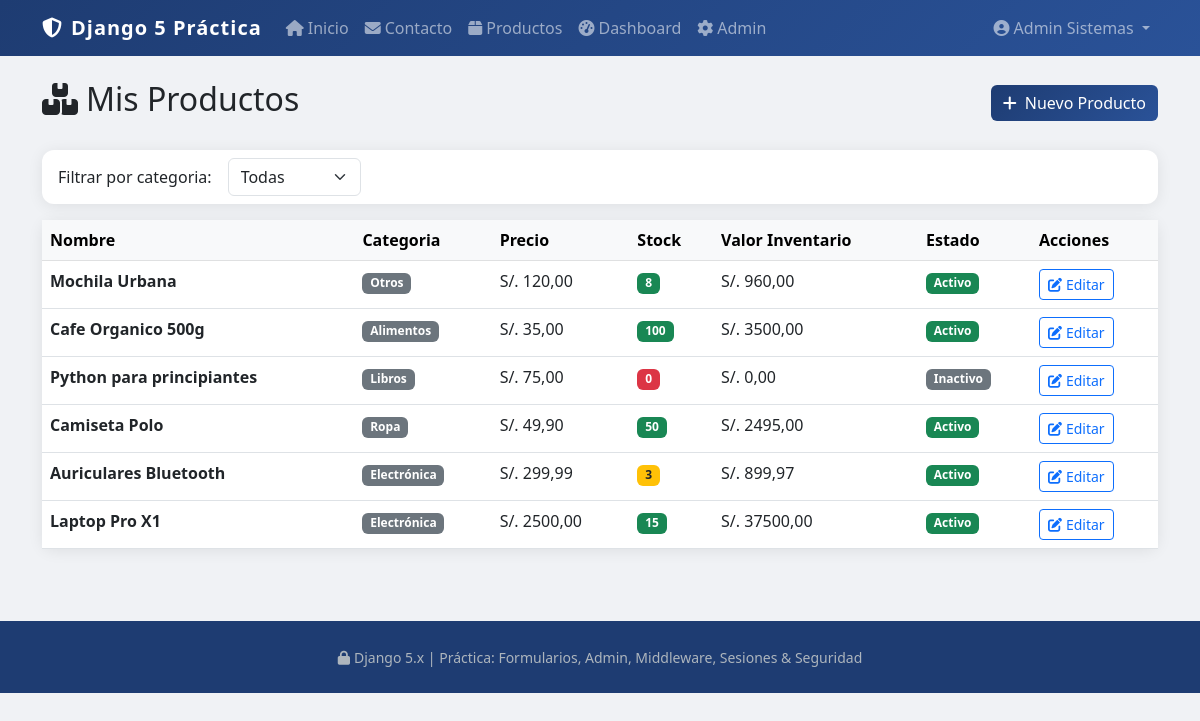
The page /productos/ (signed in) on the database its author committed.
### core/models.py (models this page shows, shortened)
class Producto(models.Model):
    CATEGORIA_CHOICES = [
        ('electronica', 'Electrónica'),
        ('ropa', 'Ropa'),
        ('alimentos', 'Alimentos'),
        ('libros', 'Libros'),
        ('otros', 'Otros'),
    ]
    nombre = models.CharField(max_length=150)
    descripcion = models.TextField(blank=True)
    precio = models.DecimalField(max_digits=10, decimal_places=2)
    stock = models.PositiveIntegerField(default=0)
    categoria = models.CharField(max_length=20, choices=CATEGORIA_CHOICES, default='otros')
    activo = models.BooleanField(default=True)
    fecha_creacion = models.DateTimeField(default=timezone.now)
    creado_por = models.ForeignKey(User, on_delete=models.SET_NULL, null=True, blank=True, related_name='productos')
    class Meta:
        verbose_name = 'Producto'
        verbose_name_plural = 'Productos'
        ordering = ['-fecha_creacion']
    @property
    def valor_inventario(self):
        return self.precio * self.stock

### core/views.py (the view)
# urls.py: path('productos/', views.lista_productos, name='lista_productos'),
@login_required
def lista_productos(request):
    productos = Producto.objects.filter(creado_por=request.user).order_by('-fecha_creacion')
    categoria = request.GET.get('categoria')
    if categoria:
        productos = productos.filter(categoria=categoria)
    return render(request, 'core/lista_productos.html', {
        'productos': productos,
        'categorias': Producto.CATEGORIA_CHOICES,
        'categoria_activa': categoria,
    })

### templates/core/lista_productos.html (shortened to what this page needs)
{% extends 'base.html' %}
{% block content %}
<div class="d-flex justify-content-between align-items-center mb-4">
    <h2><i class="fas fa-boxes me-2"></i>Mis Productos</h2>
    <a href="{% url 'crear_producto' %}" class="btn btn-primary"><i class="fas fa-plus me-2"></i>Nuevo Producto</a>
</div>
<div class="card mb-3">
    <div class="card-body py-2">
        <form method="get" class="d-flex gap-2 align-items-center">
            <label class="mb-0 me-2">Filtrar por categoria:</label>
            <select name="categoria" class="form-select w-auto" onchange="this.form.submit()">
                <option value="">Todas</option>
            </select>
        </form>
    </div>
</div>
{% if productos %}
<div class="card">
    <div class="card-body p-0">
        <table class="table table-hover mb-0">
            <thead class="table-light">
                <tr>
                    <th>Nombre</th><th>Categoria</th><th>Precio</th><th>Stock</th>
                    <th>Valor Inventario</th><th>Estado</th><th>Acciones</th>
                </tr>
            </thead>
            <tbody>
                {% for p in productos %}
                <tr>
                    <td class="fw-semibold">{{ p.nombre }}</td>
                    <td><span class="badge bg-secondary">{{ p.get_categoria_display }}</span></td>
                    <td>S/. {{ p.precio }}</td>
                    <td>
                        <span class="badge {% if p.stock == 0 %}bg-danger{% elif p.stock < 5 %}bg-warning text-dark{% else %}bg-success{% endif %}">
                            {{ p.stock }}
                        </span>
                    </td>
                    <td>S/. {{ p.valor_inventario }}</td>
                    <td>{% if p.activo %}<span class="badge bg-success">Activo</span>{% else %}<span class="badge bg-secondary">Inactivo</span>{% endif %}</td>
                    <td><a href="{% url 'editar_producto' p.pk %}" class="btn btn-sm btn-outline-primary"><i class="fas fa-edit me-1"></i>Editar</a></td>
                </tr>
                {% endfor %}
            </tbody>
        </table>
    </div>
</div>
{% else %}
<div class="card"><div class="card-body text-center py-5 text-muted">
    <i class="fas fa-box-open fa-3x mb-3"></i>
    <p class="mb-0">No hay productos{% if categoria_activa %} en esta categoria{% endif %}. <a href="{% url 'crear_producto' %}">Crea el primero!</a></p>
</div></div>
{% endif %}
{% endblock %}

### templates/base.html (shortened to what this page needs)
<!DOCTYPE html>
<html lang="es">
<head>
    <link href="https://cdn.jsdelivr.net/npm/bootstrap@5.3.0/dist/css/bootstrap.min.css" rel="stylesheet">
    <link href="https://cdnjs.cloudflare.com/ajax/libs/font-awesome/6.4.0/css/all.min.css" rel="stylesheet">
</head>
<body>
<nav class="navbar navbar-expand-lg navbar-dark">
    <div class="container">
        <a class="navbar-brand" href="{% url 'home' %}">
            <i class="fas fa-shield-alt me-2"></i>Django 5 Práctica
        </a>
        <div class="collapse navbar-collapse" id="navMenu">
            <ul class="navbar-nav me-auto">
                <li class="nav-item"><a class="nav-link" href="{% url 'home' %}"><i class="fas fa-home me-1"></i>Inicio</a></li>
                <li class="nav-item"><a class="nav-link" href="{% url 'contacto' %}"><i class="fas fa-envelope me-1"></i>Contacto</a></li>
                {% if user.is_authenticated %}
                <li class="nav-item"><a class="nav-link" href="{% url 'lista_productos' %}"><i class="fas fa-box me-1"></i>Productos</a></li>
                <li class="nav-item"><a class="nav-link" href="{% url 'dashboard' %}"><i class="fas fa-tachometer-alt me-1"></i>Dashboard</a></li>
                {% if user.is_staff %}<li class="nav-item"><a class="nav-link" href="{% url 'admin:index' %}"><i class="fas fa-cog me-1"></i>Admin</a></li>{% endif %}
                {% endif %}
            </ul>
            <ul class="navbar-nav">
                {% if user.is_authenticated %}
                <li class="nav-item dropdown">
                    <a class="nav-link dropdown-toggle" href="#" data-bs-toggle="dropdown">
                        <i class="fas fa-user-circle me-1"></i>{{ user.get_full_name|default:user.username }}
                    </a>
                </li>
                {% else %}
                <li class="nav-item"><a class="nav-link" href="{% url 'login' %}"><i class="fas fa-sign-in-alt me-1"></i>Login</a></li>
                <li class="nav-item"><a class="nav-link btn btn-outline-light px-3 ms-2" href="{% url 'registro' %}">Registrarse</a></li>
                {% endif %}
            </ul>
        </div>
    </div>
</nav>
<main class="container py-4">
    {% block content %}{% endblock %}
</main>
<footer class="py-4 mt-5">
    <div class="container text-center">
        <small><i class="fas fa-lock me-1"></i>Django 5.x | Práctica: Formularios, Admin, Middleware, Sesiones & Seguridad</small>
    </div>
</footer>
</body>
</html>

### templates/base.html (style rules this page uses)
body { background-color: #f0f2f5; font-family: 'Segoe UI', sans-serif; }
.navbar { background: linear-gradient(135deg, #1e3c72 0%, #2a5298 100%); }
.navbar-brand { font-weight: 700; letter-spacing: 1px; }
.card { border: none; border-radius: 12px; box-shadow: 0 2px 15px rgba(0,0,0,.08); }
.btn-primary { background: linear-gradient(135deg, #1e3c72, #2a5298); border: none; }
footer { background: #1e3c72; color: #adb5bd; }

### rows shown on the page
Producto: nombre "Mochila Urbana", categoria "Otros", precio "120,00", stock "8", valor_inventario "960,00", activo "Activo"
Producto: nombre "Cafe Organico 500g", categoria "Alimentos", precio "35,00", stock "100", valor_inventario "3500,00", activo "Activo"
Producto: nombre "Python para principiantes", categoria "Libros", precio "75,00", stock "0", valor_inventario "0,00", activo "Inactivo"
Producto: nombre "Camiseta Polo", categoria "Ropa", precio "49,90", stock "50", valor_inventario "2495,00", activo "Activo"
Producto: nombre "Auriculares Bluetooth", categoria "Electrónica", precio "299,99", stock "3", valor_inventario "899,97", activo "Activo"
Producto: nombre "Laptop Pro X1", categoria "Electrónica", precio "2500,00", stock "15", valor_inventario "37500,00", activo "Activo"

### other values the page prints
{{ user.get_full_name|default:user.username }} "Admin Sistemas"
